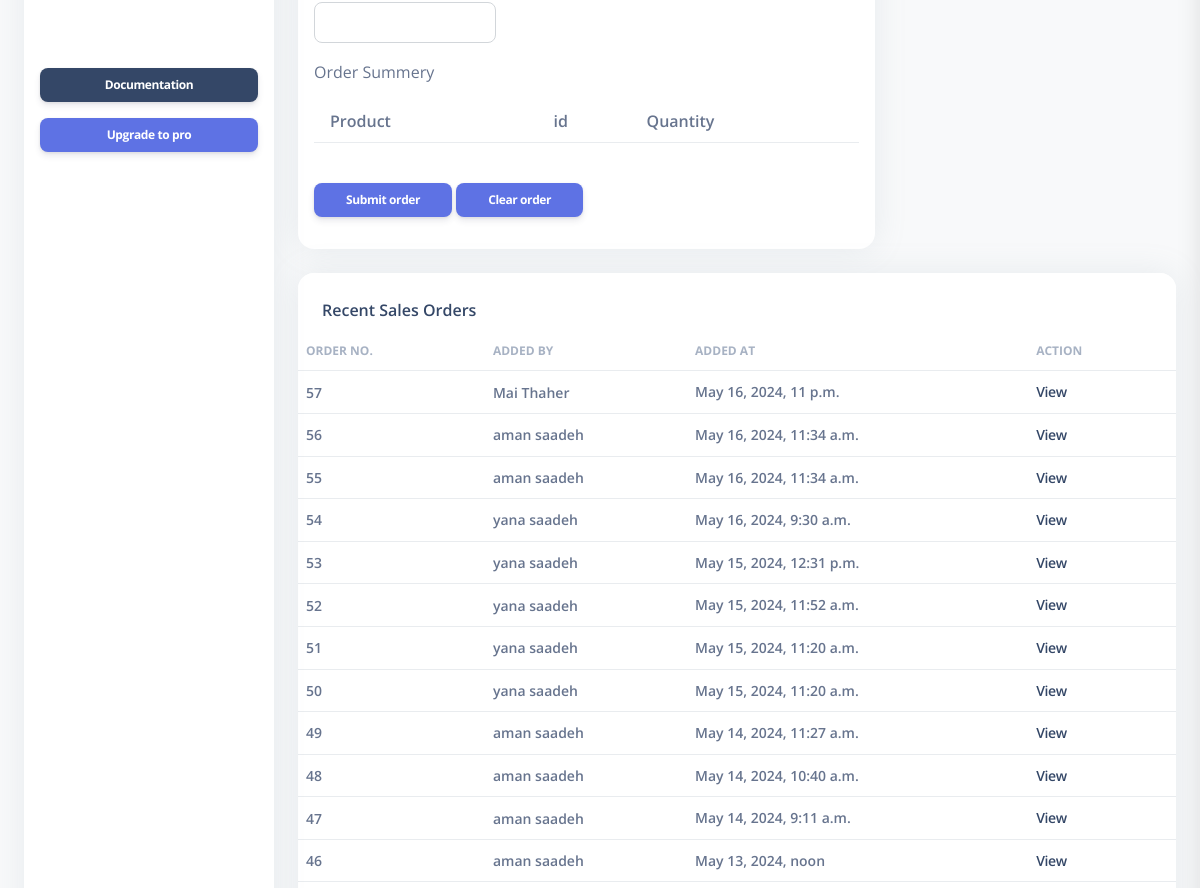
The app's page /sales (signed in, middle part), older data.
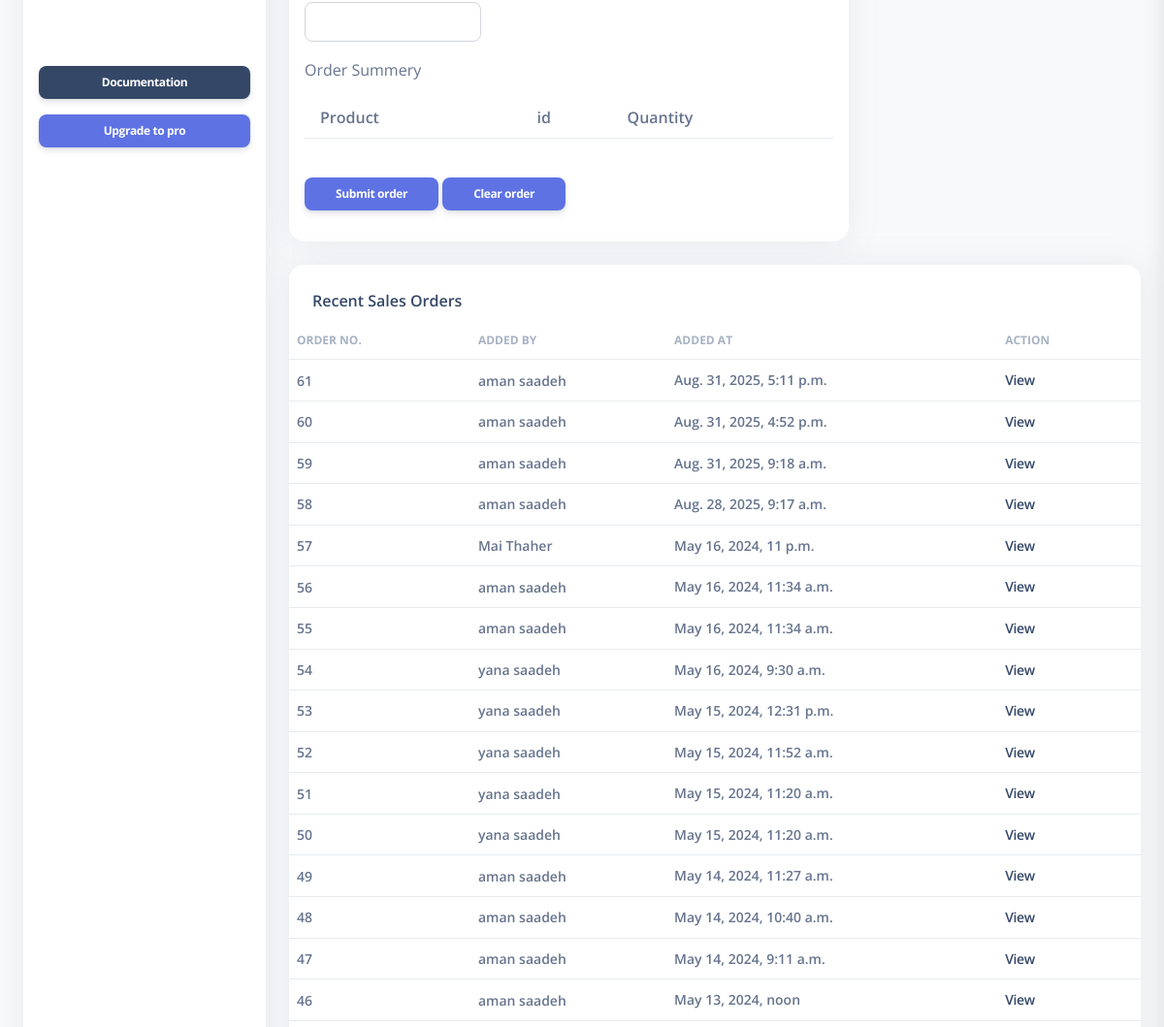
The same page, newer data.
### my_app/models.py (models this page shows)
class Sale_order(models.Model):
    employee = models.ForeignKey(Employee , related_name="sale_orders", on_delete=models.CASCADE) # RESTRICT  deleted >>  dont delete the item or ( default="Default", on_delete=models.SET_DEFAULT)
    products = models.ManyToManyField(Product, related_name="sale_orders")
    created_at = models.DateTimeField(auto_now_add=True)
    updated_at = models.DateTimeField(auto_now=True)
    objects = Sale_orderManager()

class Employee(models.Model):
    first_name = models.CharField(max_length=255)
    last_name = models.CharField(max_length=255)
    email = models.EmailField(max_length=255)
    DOB = models.DateField()
    password = models.CharField(max_length=255)
    confirm_password = models.CharField(max_length=255)
    manager = models.ForeignKey(Manager , related_name="employees", on_delete=models.CASCADE)
    is_active = models.BooleanField(default=False)
    created_at = models.DateTimeField(auto_now_add=True)
    updated_at = models.DateTimeField(auto_now=True)
    objects = EmployeeManager()

### my_app/views.py (the view)
# urls.py: path('sales', views.display_sales),
def display_sales(request):
    context = {
            'sale_order': sale_order,
            'products': models.get_all_products(),
            'orders' : models.get_all_sales_orders(),
            'employee': models.get_employee_by_id(request.session['employee_id'])
        }
    return render(request , 'sale_orders.html', context )

### my_app/models.py (called while the page is built)
def get_employee_by_id(id):
    return Employee.objects.get(id=id)

def get_all_products():
    return Product.objects.all()

def get_all_sales_orders():#--------------------------------------------Mai
    return Sale_order.objects.all().order_by('-created_at')

### my_app/templates/sale_orders.html (shortened to what this page needs)
{% extends 'layouts/base.html' %}
{% block content %}
<div class="row">
          <div class="col-8">
          <div class="card mb-4">
              <div class="card-body">
                  <div class="col-md-4">
                      <div class="form-group">
                      <input class="form-control" type="number" name="quantity" >
                      </div>
                  </div>
                  <form action="/submet_sale_order" method="post">
                  <p>Order Summery</p>
                  <table class="table">
                      <tr >
                          <th class="ps-3">Product</th>
                          <th class="ps-3">id</th>
                          <th>Quantity</th>
                      </tr>
                  </table>
                  <button type="submit" class="btn btn-primary btn-sm ms-auto mt-4">Submit order</button>
                  <a href="/clear_sales_list" class="btn btn-primary btn-sm ms-auto mt-4">Clear order</a>
                  </div>
          </div>
          </div>
      </div>
      <div class="row">
          <div class="col-12">
          <div class="card mb-4">
              <div class="card-header pb-0">
              <h6>Recent Sales Orders</h6>
              </div>
              <div class="card-body px-0 pt-0 pb-2">
              <div class="table-responsive p-0">
                  <table class="table align-items-center justify-content-center mb-0">
                  <thead>
                      <tr>
                      <th class="text-uppercase text-secondary text-xs font-weight-bolder opacity-7 ps-2">Order No.</th>
                      <th class="text-uppercase text-secondary text-xs font-weight-bolder opacity-7 ps-2 ">Added by</th>
                      <th class="text-uppercase text-secondary text-xs font-weight-bolder opacity-7 ps-2 ">Added at</th>
                      <th class="text-uppercase text-secondary text-xs font-weight-bolder opacity-7 ps-2">Action</th>
                      </tr>
                  </thead>
                  <tbody>
                      {% for order in orders %}
                      <tr>
                      <td>
                          <p class="text-sm mb-0 font-weight-bold mb-0"> {{order.id}} </p>
                      </td>
                      <td>
                          <p class="text-sm mb-0 font-weight-bold mb-0"> {{order.employee.first_name}} {{order.employee.last_name}}</p>
                      </td>
                      <td>
                          <span class="text-sm mb-0 font-weight-bold">{{order.created_at}}</span>
                      </td>
                      <td>
                          <span class="text-sm  mb-0 font-weight-bold"><a href="/view_sale_order/{{order.id}}">View</a></span>
                      </td>
                      </tr>
                      {% endfor %}
                  </tbody>
                  </table>
              </div>
              </div>
          </div>
          </div>
      </div>
{% endblock content %}

### my_app/templates/layouts/base.html (shortened to what this page needs)
<!DOCTYPE html>
<html lang="en">
{% load static %}
<head>
        <link href="https://cdnjs.cloudflare.com/ajax/libs/font-awesome/6.5.1/css/all.min.css" rel="stylesheet" />
    <link href="{% static 'css/nucleo-icons.css'%}" rel="stylesheet" />
    <link href="{% static 'css/nucleo-svg.css'%}" rel="stylesheet" />
    <link href="https://cdnjs.cloudflare.com/ajax/libs/font-awesome/6.5.1/css/all.min.css" rel="stylesheet" />
    <link href="{% static 'css/nucleo-svg.css'%}" rel="stylesheet" />
    <link id="pagestyle" href="{% static 'css/argon-dashboard.css' %}" rel="stylesheet" />
    <nonscript><link rel="stylesheet" href="{% static 'css/argon-dashboard.css' %}"></nonscript>
    <link rel="stylesheet" href="{% static 'css/style.css' %}">
    </head>
    <body class="g-sidenav-show   bg-gray-100">
        {% include 'includes/aside.html' %}
        <main class="main-content position-relative border-radius-lg ">
            <div class="container-fluid py-4">
                {% block content %}{% endblock content %}
            </div>
        </main>
</body>
</html>

### my_app/templates/includes/aside.html (shortened to what this page needs)
<aside class="sidenav bg-white navbar navbar-vertical navbar-expand-xs border-0 border-radius-xl my-3 fixed-start ms-4 " id="sidenav-main">
<div class="collapse navbar-collapse  w-auto " id="sidenav-collapse-main">
</div>
<div class="sidenav-footer mx-3 ">
    <a href="https://www.creative-tim.com/learning-lab/bootstrap/license/argon-dashboard" target="_blank" class="btn btn-dark btn-sm w-100 mb-3">Documentation</a>
    <a class="btn btn-primary btn-sm mb-0 w-100" href="https://www.creative-tim.com/product/argon-dashboard-pro?ref=sidebarfree" type="button">Upgrade to pro</a>
</div>
</aside>

### my_app/templates/includes/scripts.html (shortened to what this page needs)
{% load static %}

Row changes from the older to the newer data that the page shows:
added Sale_order: id "61", employee.first_name "aman", employee.last_name "saadeh", created_at "Aug. 31, 2025, 5:11 p.m."
added Sale_order: id "60", employee.first_name "aman", employee.last_name "saadeh", created_at "Aug. 31, 2025, 4:52 p.m."
added Sale_order: id "59", employee.first_name "aman", employee.last_name "saadeh", created_at "Aug. 31, 2025, 9:18 a.m."
added Sale_order: id "58", employee.first_name "aman", employee.last_name "saadeh", created_at "Aug. 28, 2025, 9:17 a.m."
